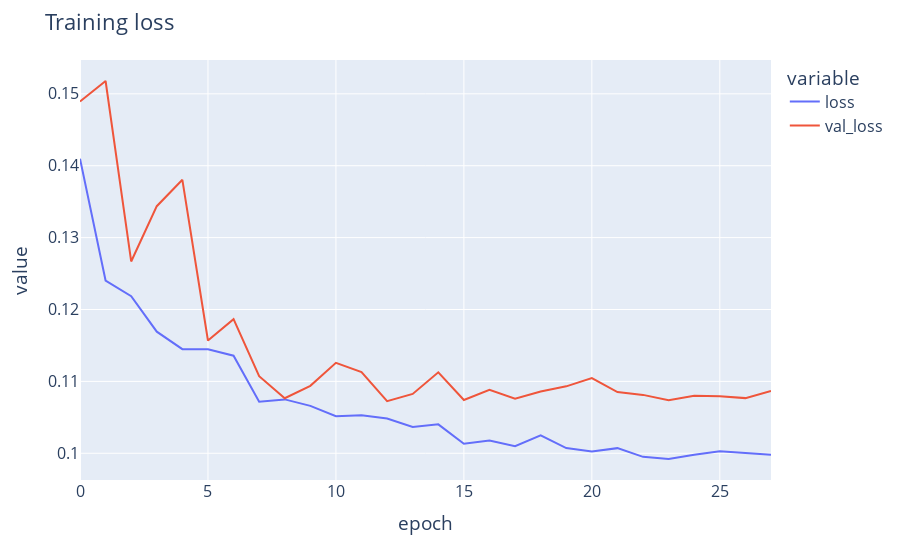

Notebook code cell kept with this figure:
### Markdown cell above
## Model performance
Using plotly to vizualize the training process in terms of loss and accuracy

### Code cell
import plotly.express as px
hist = pd.read_csv('vegas-resunet-log-v2.csv')
fig = px.line(hist, x='epoch', y=['loss', 'val_loss'])
fig.update_layout(
    title="Training loss",
    yaxis_title="value",
    font=dict(
    size=16)
)
fig.show()

### Figure 1 — Plotly figure (JSON) as saved in the notebook; plotly's stock layout.template omitted (floating-point values rounded to 4 significant figures)
{"data": [{"hovertemplate": "variable=loss<br>epoch=%{x}<br>value=%{y}<extra></extra>", "legendgroup": "loss", "line": {"color": "#636efa", "dash": "solid"}, "mode": "lines", "name": "loss", "orientation": "v", "showlegend": true, "type": "scatter", "x": [0, 1, 2, 3, 4, 5, 6, 7, 8, 9, 10, 11, 12, 13, 14, 15, 16, 17, 18, 19, 20, 21, 22, 23, 24, 25, 26, 27], "xaxis": "x", "y": [0.141, 0.124, 0.1218, 0.1169, 0.1145, 0.1145, 0.1136, 0.1072, 0.1075, 0.1066, 0.1052, 0.1053, 0.1048, 0.1037, 0.104, 0.1013, 0.1018, 0.101, 0.1025, 0.1007, 0.1003, 0.1007, 0.0995, 0.0992, 0.09978, 0.1003, 0.1, 0.09979], "yaxis": "y"}, {"hovertemplate": "variable=val_loss<br>epoch=%{x}<br>value=%{y}<extra></extra>", "legendgroup": "val_loss", "line": {"color": "#EF553B", "dash": "solid"}, "mode": "lines", "name": "val_loss", "orientation": "v", "showlegend": true, "type": "scatter", "x": [0, 1, 2, 3, 4, 5, 6, 7, 8, 9, 10, 11, 12, 13, 14, 15, 16, 17, 18, 19, 20, 21, 22, 23, 24, 25, 26, 27], "xaxis": "x", "y": [0.1489, 0.1518, 0.1267, 0.1344, 0.138, 0.1157, 0.1187, 0.1107, 0.1077, 0.1094, 0.1126, 0.1113, 0.1073, 0.1083, 0.1113, 0.1074, 0.1088, 0.1076, 0.1086, 0.1093, 0.1105, 0.1085, 0.1081, 0.1074, 0.108, 0.1079, 0.1077, 0.1087], "yaxis": "y"}], "layout": {"font": {"size": 16}, "legend": {"title": {"text": "variable"}, "tracegroupgap": 0}, "margin": {"t": 60}, "title": {"text": "Training loss"}, "xaxis": {"anchor": "y", "domain": [0, 1], "title": {"text": "epoch"}}, "yaxis": {"anchor": "x", "domain": [0, 1], "title": {"text": "value"}}}}
